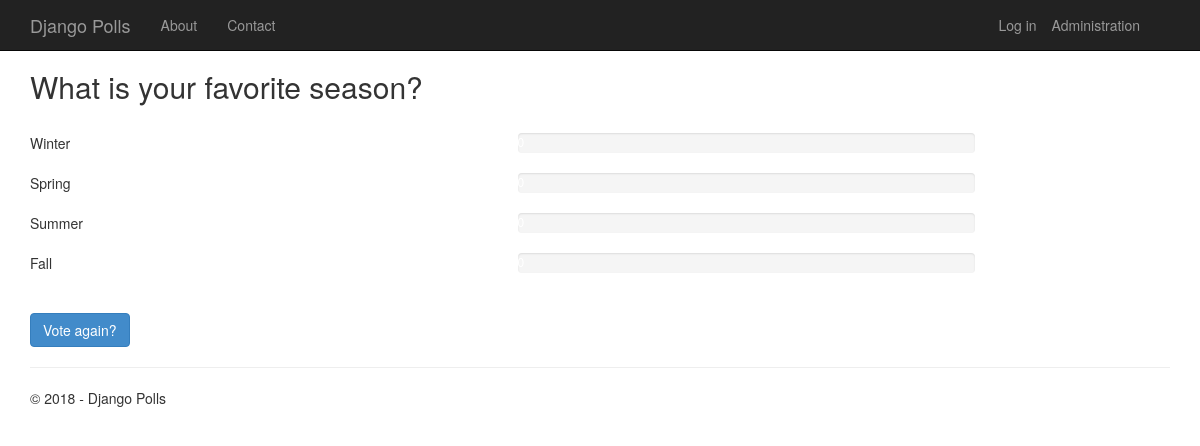
/4/results/, run on the app's committed database.
### app/models.py (models this page shows, shortened)
class Poll(models.Model):
    text = models.CharField(max_length=200)
    pub_date = models.DateTimeField('date published')
    author = models.CharField(max_length=100, blank=True)
    def total_votes(self):
        return self.choice_set.aggregate(Sum('votes'))['votes__sum']

class Choice(models.Model):
    poll = models.ForeignKey(Poll)
    text = models.CharField(max_length=200)
    votes = models.IntegerField(default=0)
    def votes_percentage(self):
        total = self.poll.total_votes()
        return self.votes / float(total) * 100 if total > 0 else 0

### app/views.py (the view)
class PollResultsView(DetailView):
    model = Poll
    def get_context_data(self, **kwargs):
        context = super(PollResultsView, self).get_context_data(**kwargs)
        context['title'] = 'Results'
        context['year'] = datetime.now().year
        return context

### app/templates/app/results.html (shortened to what this page needs)
{% extends "app/layout.html" %}
{% block content %}
<h2>{{ poll.text }}</h2>
<br />
{% for choice in poll.choice_set.all %}
<div class="row">
    <div class="col-sm-5">{{choice.text}}</div>
    <div class="col-sm-5">
        <div class="progress">
        </div>
    </div>
</div>
{% endfor %}
<br />
<a class="btn btn-primary" href="{% url 'app:detail' poll.id %}">Vote again?</a>
{% endblock %}

### app/static/app/content/site.css (style rules this page uses)
body { padding-top: 50px; padding-bottom: 20px; }

### data on the page
Poll: text "What is your favorite season?"
Choice: text "Winter"
Choice: text "Spring"
Choice: text "Summer"
Choice: text "Fall"

### other printed values
{{ year }} "2018"
